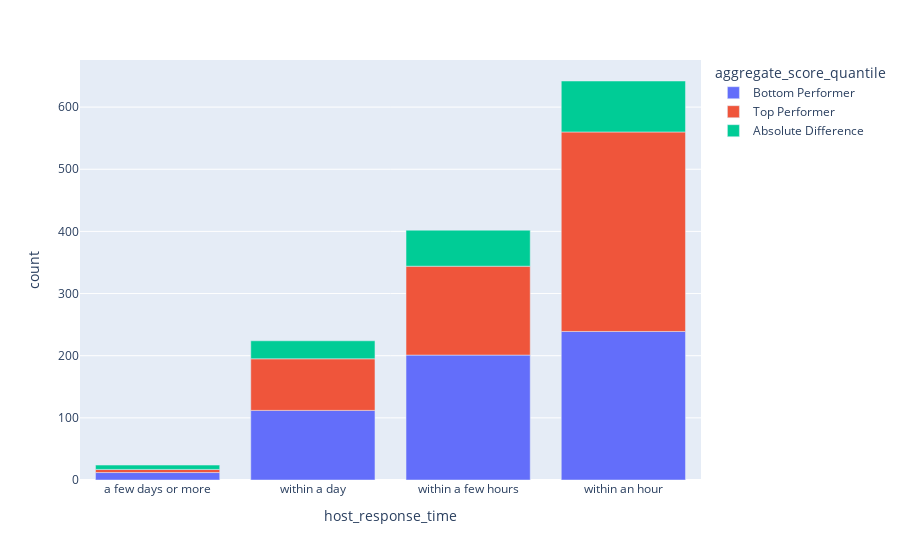

The notebook cell this image was saved under:
### Code cell
# Plot against host_response_time
tmp_df = df_listings_topbottom.groupby(["host_response_time", "aggregate_score_quantile"]).size().unstack()
tmp_df["Absolute Difference"] = [np.abs(x["Top Performer"] - x["Bottom Performer"]) for _, x in tmp_df.iterrows()]
tmp_df.plot(kind='bar', labels={"value": "count"})

### Figure 1 — Plotly figure (JSON) as saved in the notebook; plotly's stock layout.template omitted (floating-point values rounded to 4 significant figures)
{"data": [{"alignmentgroup": "True", "hovertemplate": "aggregate_score_quantile=Bottom Performer<br>host_response_time=%{x}<br>count=%{y}<extra></extra>", "legendgroup": "Bottom Performer", "marker": {"color": "#636efa"}, "name": "Bottom Performer", "offsetgroup": "Bottom Performer", "orientation": "v", "showlegend": true, "textposition": "auto", "type": "bar", "x": ["a few days or more", "within a day", "within a few hours", "within an hour"], "xaxis": "x", "y": [12, 112, 201, 239], "yaxis": "y"}, {"alignmentgroup": "True", "hovertemplate": "aggregate_score_quantile=Top Performer<br>host_response_time=%{x}<br>count=%{y}<extra></extra>", "legendgroup": "Top Performer", "marker": {"color": "#EF553B"}, "name": "Top Performer", "offsetgroup": "Top Performer", "orientation": "v", "showlegend": true, "textposition": "auto", "type": "bar", "x": ["a few days or more", "within a day", "within a few hours", "within an hour"], "xaxis": "x", "y": [5, 83, 143, 321], "yaxis": "y"}, {"alignmentgroup": "True", "hovertemplate": "aggregate_score_quantile=Absolute Difference<br>host_response_time=%{x}<br>count=%{y}<extra></extra>", "legendgroup": "Absolute Difference", "marker": {"color": "#00cc96"}, "name": "Absolute Difference", "offsetgroup": "Absolute Difference", "orientation": "v", "showlegend": true, "textposition": "auto", "type": "bar", "x": ["a few days or more", "within a day", "within a few hours", "within an hour"], "xaxis": "x", "y": [7, 29, 58, 82], "yaxis": "y"}], "layout": {"barmode": "relative", "legend": {"title": {"text": "aggregate_score_quantile"}, "tracegroupgap": 0}, "margin": {"t": 60}, "xaxis": {"anchor": "y", "domain": [0, 1], "title": {"text": "host_response_time"}}, "yaxis": {"anchor": "x", "domain": [0, 1], "title": {"text": "count"}}}}
